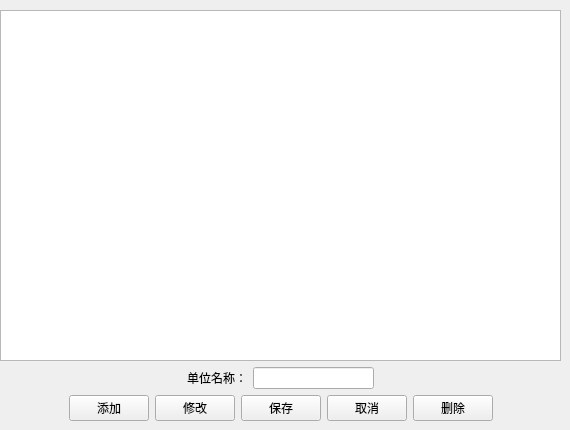
         <widget class="QWidget" name="Unit_page">
          <widget class="QWidget" name="layoutWidget">
           <property name="geometry">
            <rect>
             <x>0</x>
             <y>10</y>
             <width>561</width>
             <height>411</height>
            </rect>
           </property>
           <layout class="QVBoxLayout" name="verticalLayout_8">
            <item>
             <widget class="QTableView" name="Unit_tableView"/>
            </item>
            <item>
             <layout class="QHBoxLayout" name="horizontalLayout_19">
              <item>
               <spacer name="horizontalSpacer_24">
                <property name="orientation">
                 <enum>Qt::Horizontal</enum>
                </property>
                <property name="sizeHint" stdset="0">
                 <size>
                  <width>40</width>
                  <height>20</height>
                 </size>
                </property>
               </spacer>
              </item>
              <item>
               <layout class="QHBoxLayout" name="horizontalLayout_18">
                <item>
                 <widget class="QLabel" name="label_6">
                  <property name="styleSheet">
                   <string notr="true">background:transparent</string>
                  </property>
                  <property name="text">
                   <string>单位名称：</string>
                  </property>
                 </widget>
                </item>
                <item>
                 <widget class="QLineEdit" name="Unit_Name_lineEdit">
                  <property name="styleSheet">
                   <string notr="true"/>
                  </property>
                 </widget>
                </item>
               </layout>
              </item>
              <item>
               <spacer name="horizontalSpacer_25">
                <property name="orientation">
                 <enum>Qt::Horizontal</enum>
                </property>
                <property name="sizeHint" stdset="0">
                 <size>
                  <width>40</width>
                  <height>20</height>
                 </size>
                </property>
               </spacer>
              </item>
             </layout>
            </item>
            <item>
             <layout class="QHBoxLayout" name="horizontalLayout_21">
              <item>
               <spacer name="horizontalSpacer_26">
                <property name="orientation">
                 <enum>Qt::Horizontal</enum>
                </property>
                <property name="sizeHint" stdset="0">
                 <size>
                  <width>40</width>
                  <height>20</height>
                 </size>
                </property>
               </spacer>
              </item>
              <item>
               <layout class="QHBoxLayout" name="horizontalLayout_20">
                <item>
                 <widget class="QPushButton" name="Add_Unit_pushButton">
                  <property name="styleSheet">
                   <string notr="true"/>
                  </property>
                  <property name="text">
                   <string>添加</string>
                  </property>
                 </widget>
                </item>
                <item>
                 <widget class="QPushButton" name="Modify_Unit_pushButton">
                  <property name="styleSheet">
                   <string notr="true"/>
                  </property>
                  <property name="text">
                   <string>修改</string>
                  </property>
                 </widget>
                </item>
                <item>
                 <widget class="QPushButton" name="Save_Unit_pushButton">
                  <property name="styleSheet">
                   <string notr="true"/>
                  </property>
                  <property name="text">
                   <string>保存</string>
                  </property>
                 </widget>
                </item>
                <item>
                 <widget class="QPushButton" name="Cancle_Unit_pushButton">
                  <property name="styleSheet">
                   <string notr="true"/>
                  </property>
                  <property name="text">
                   <string>取消</string>
                  </property>
                 </widget>
                </item>
                <item>
                 <widget class="QPushButton" name="Delete_Unit_pushButton">
                  <property name="styleSheet">
                   <string notr="true"/>
                  </property>
                  <property name="text">
                   <string>删除</string>
                  </property>
                 </widget>
                </item>
               </layout>
              </item>
              <item>
               <spacer name="horizontalSpacer_27">
                <property name="orientation">
                 <enum>Qt::Horizontal</enum>
                </property>
                <property name="sizeHint" stdset="0">
                 <size>
                  <width>40</width>
                  <height>20</height>
                 </size>
                </property>
               </spacer>
              </item>
             </layout>
            </item>
           </layout>
          </widget>
         </widget>
